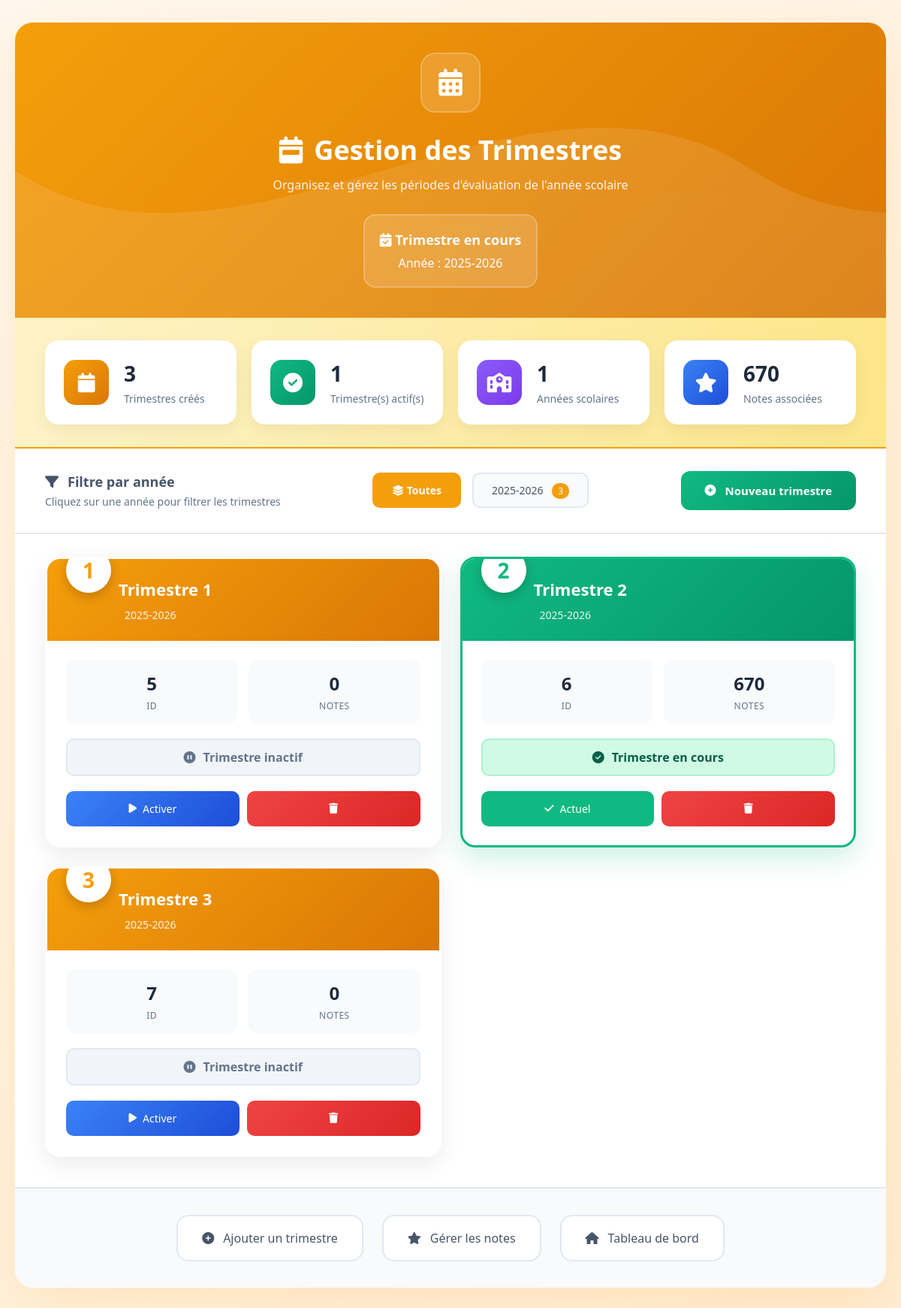
Before: /Ecole/trimestres/liste.php (signed in) with the older database file.
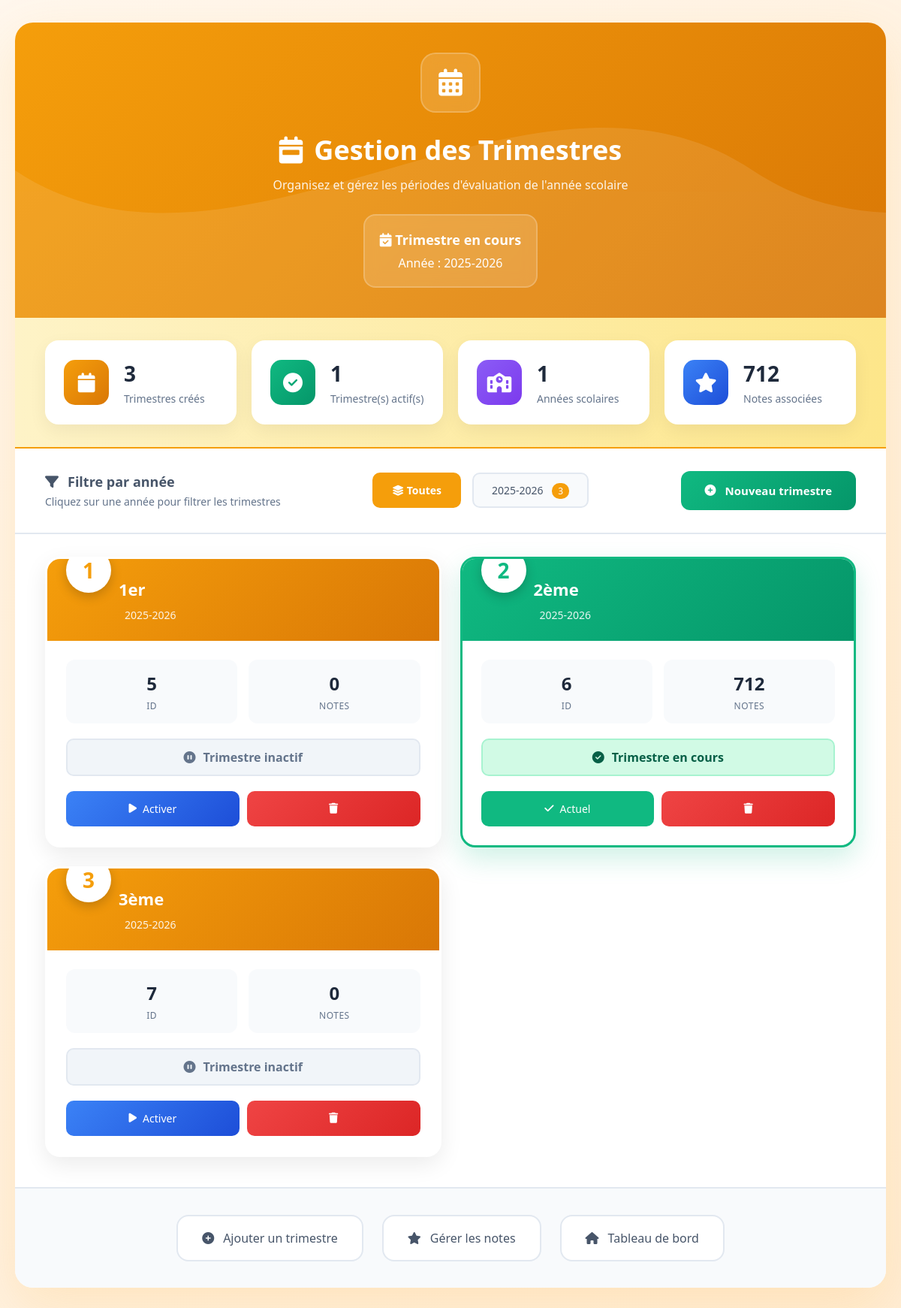
After: the same page with the newer database file.
### tables this page shows
CREATE TABLE `trimestres` (
  `id` int(11) NOT NULL,
  `nom` varchar(30) NOT NULL,
  `ordre` int(11) NOT NULL,
  `annee_id` int(11) NOT NULL,
  `actif` tinyint(1) DEFAULT 0
);

CREATE TABLE `annees_scolaires` (
  `id` int(11) NOT NULL,
  `libelle` varchar(20) NOT NULL,
  `active` tinyint(1) DEFAULT 0
);

### Ecole/trimestres/liste.php (the view, shortened to what the changed rows need)
<?php
require_once '../config/database.php';
$stmt = $pdo->query("
    SELECT t.id, t.nom, t.ordre, t.actif, a.libelle AS annee, a.id as annee_id,
           (SELECT COUNT(*) FROM notes n WHERE n.trimestre_id = t.id) as nb_notes
    FROM trimestres t
    JOIN annees_scolaires a ON t.annee_id = a.id
    ORDER BY a.libelle DESC, t.ordre ASC
");
$trimestres = $stmt->fetchAll();
?>
<!DOCTYPE html>
<html lang="fr">
<head>
    <link rel="stylesheet" href="https://cdnjs.cloudflare.com/ajax/libs/font-awesome/6.4.0/css/all.min.css">
</head>
<body>
    <div class="container">
        <div class="header">
            <div class="header-content">
                <h1><i class="fas fa-calendar-week"></i> Gestion des Trimestres</h1>
            </div>
        </div>
        <div class="stats-bar">
            <div class="stat-card">
                <div class="stat-content">
                    <h3><?php echo array_sum(array_column($trimestres, 'nb_notes')); ?></h3>
                    <p>Notes associées</p>
                </div>
            </div>
        </div>
        <div class="content">
            <div class="trimesters-grid" id="trimestersGrid">
                <?php if (empty($trimestres)): ?>
                <div class="empty-state">
                    <i class="fas fa-calendar-times"></i>
                    <h3>Aucun trimestre créé</h3>
                    <p>Commencez par créer votre premier trimestre pour organiser l'année scolaire</p>
                    <br>
                    <a href="ajouter.php" class="btn-add" style="display: inline-flex; width: auto;">
                        <i class="fas fa-plus-circle"></i> Créer le premier trimestre
                    </a>
                </div>
                <?php else: ?>
                <?php foreach ($trimestres as $t): ?>
                <div class="trimester-card <?php echo $t['actif'] ? 'active' : ''; ?>"
                    data-year="<?php echo htmlspecialchars($t['annee']); ?>">
                    <div class="trimester-header <?php echo $t['actif'] ? 'active' : ''; ?>">
                        <div class="trimester-order">
                            <?php echo $t['ordre']; ?>
                        </div>
                        <div class="trimester-title">
                            <?php echo htmlspecialchars($t['nom']); ?>
                        </div>
                        <div class="trimester-year">
                            <?php echo htmlspecialchars($t['annee']); ?>
                        </div>
                    </div>
                    <div class="trimester-body">
                        <div class="trimester-stats">
                            <div class="stat-item">
                                <div class="stat-value"><?php echo $t['id']; ?></div>
                                <div class="stat-label">ID</div>
                            </div>
                            <div class="stat-item">
                                <div class="stat-value"><?php echo $t['nb_notes']; ?></div>
                                <div class="stat-label">Notes</div>
                            </div>
                        </div>
                        <div class="trimester-status <?php echo $t['actif'] ? 'status-active' : 'status-inactive'; ?>">
                            <i class="fas fa-<?php echo $t['actif'] ? 'check-circle' : 'pause-circle'; ?>"></i>
                            <?php echo $t['actif'] ? 'Trimestre en cours' : 'Trimestre inactif'; ?>
                        </div>
                        <div class="trimester-actions">
                            <?php if ($t['actif']): ?>
                            <span class="btn-action btn-current">
                                <i class="fas fa-check"></i> Actuel
                            </span>
                            <?php else: ?>
                            <a href="?activate=<?php echo $t['id']; ?>" class="btn-action btn-activate"
                                onclick="return confirm('Activer le trimestre <?php echo addslashes($t['nom']); ?> ?\n\nTous les autres trimestres de l\'année <?php echo addslashes($t['annee']); ?> seront désactivés.')">
                                <i class="fas fa-play"></i> Activer
                            </a>
                            <?php endif; ?>
                            <?php if ($t['nb_notes'] == 0): ?>
                            <a href="?delete=<?php echo $t['id']; ?>" class="btn-action btn-delete"
                                onclick="return confirmDelete('<?php echo addslashes($t['nom']); ?>')">
                                <i class="fas fa-trash"></i>
                            </a>
                            <?php else: ?>
                            <button class="btn-action btn-delete" disabled
                                title="Impossible de supprimer : des notes sont associées">
                                <i class="fas fa-trash"></i>
                            </button>
                            <?php endif; ?>
                        </div>
                    </div>
                </div>
                <?php endforeach; ?>
                <?php endif; ?>
            </div>
        </div>
    </div>
</body>
</html>

Changed rows visible on the page:
changed trimestres id 5: nom "Trimestre 1" → "1er"
changed trimestres id 6: nom "Trimestre 2" → "2ème"; nb_notes "670" → "712"
changed trimestres id 7: nom "Trimestre 3" → "3ème"
Other visible differences:
array_sum(array_column($trimestres, 'nb_notes')): "670" → "712"
